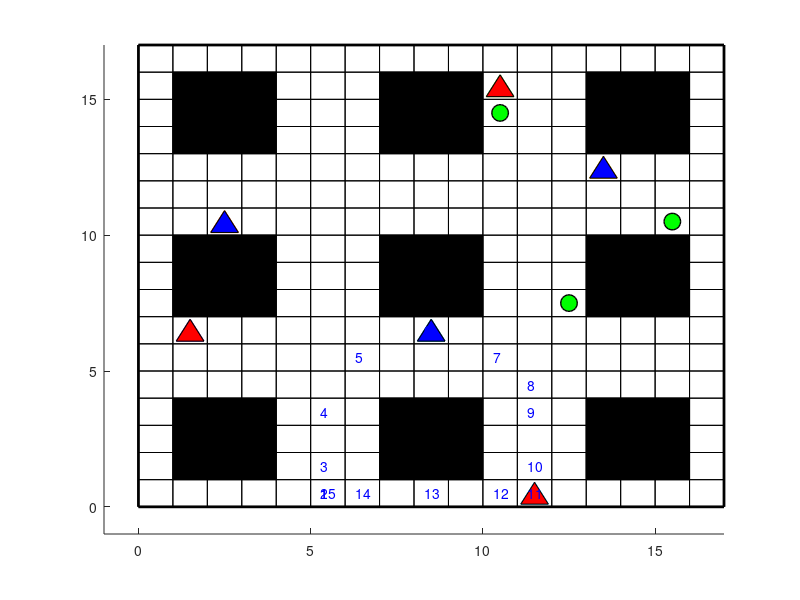

This chart was generated by the following MATLAB code:
clear all;
close all;
dim_x = 17; dim_y = 17;
axis([-1 dim_x -1 dim_y]);
rectangle('Position', [0, 0, 17, 17], 'linewidth',2);
for i=0:16
        rectangle('Position', [0, i, 17, 1]);
end

for i=0:16
        rectangle('Position', [i, 0, 1, 17]);
end

rectangle('Position',[1, 1, 1, 1], 'facecolor', 'black');
rectangle('Position',[2, 1, 1, 1], 'facecolor', 'black');
rectangle('Position',[3, 1, 1, 1], 'facecolor', 'black');
rectangle('Position',[7, 1, 1, 1], 'facecolor', 'black');
rectangle('Position',[8, 1, 1, 1], 'facecolor', 'black');
rectangle('Position',[9, 1, 1, 1], 'facecolor', 'black');
rectangle('Position',[13, 1, 1, 1], 'facecolor', 'black');
rectangle('Position',[14, 1, 1, 1], 'facecolor', 'black');
rectangle('Position',[15, 1, 1, 1], 'facecolor', 'black');
rectangle('Position',[1, 2, 1, 1], 'facecolor', 'black');
rectangle('Position',[2, 2, 1, 1], 'facecolor', 'black');
rectangle('Position',[3, 2, 1, 1], 'facecolor', 'black');
rectangle('Position',[7, 2, 1, 1], 'facecolor', 'black');
rectangle('Position',[8, 2, 1, 1], 'facecolor', 'black');
rectangle('Position',[9, 2, 1, 1], 'facecolor', 'black');
rectangle('Position',[13, 2, 1, 1], 'facecolor', 'black');
rectangle('Position',[14, 2, 1, 1], 'facecolor', 'black');
rectangle('Position',[15, 2, 1, 1], 'facecolor', 'black');
rectangle('Position',[1, 3, 1, 1], 'facecolor', 'black');
rectangle('Position',[2, 3, 1, 1], 'facecolor', 'black');
rectangle('Position',[3, 3, 1, 1], 'facecolor', 'black');
rectangle('Position',[7, 3, 1, 1], 'facecolor', 'black');
rectangle('Position',[8, 3, 1, 1], 'facecolor', 'black');
rectangle('Position',[9, 3, 1, 1], 'facecolor', 'black');
rectangle('Position',[13, 3, 1, 1], 'facecolor', 'black');
rectangle('Position',[14, 3, 1, 1], 'facecolor', 'black');
rectangle('Position',[15, 3, 1, 1], 'facecolor', 'black');
rectangle('Position',[1, 7, 1, 1], 'facecolor', 'black');
rectangle('Position',[2, 7, 1, 1], 'facecolor', 'black');
rectangle('Position',[3, 7, 1, 1], 'facecolor', 'black');
rectangle('Position',[7, 7, 1, 1], 'facecolor', 'black');
rectangle('Position',[8, 7, 1, 1], 'facecolor', 'black');
rectangle('Position',[9, 7, 1, 1], 'facecolor', 'black');
rectangle('Position',[13, 7, 1, 1], 'facecolor', 'black');
rectangle('Position',[14, 7, 1, 1], 'facecolor', 'black');
rectangle('Position',[15, 7, 1, 1], 'facecolor', 'black');
rectangle('Position',[1, 8, 1, 1], 'facecolor', 'black');
rectangle('Position',[2, 8, 1, 1], 'facecolor', 'black');
rectangle('Position',[3, 8, 1, 1], 'facecolor', 'black');
rectangle('Position',[7, 8, 1, 1], 'facecolor', 'black');
rectangle('Position',[8, 8, 1, 1], 'facecolor', 'black');
rectangle('Position',[9, 8, 1, 1], 'facecolor', 'black');
rectangle('Position',[13, 8, 1, 1], 'facecolor', 'black');
rectangle('Position',[14, 8, 1, 1], 'facecolor', 'black');
rectangle('Position',[15, 8, 1, 1], 'facecolor', 'black');
rectangle('Position',[1, 9, 1, 1], 'facecolor', 'black');
rectangle('Position',[2, 9, 1, 1], 'facecolor', 'black');
rectangle('Position',[3, 9, 1, 1], 'facecolor', 'black');
rectangle('Position',[7, 9, 1, 1], 'facecolor', 'black');
rectangle('Position',[8, 9, 1, 1], 'facecolor', 'black');
rectangle('Position',[9, 9, 1, 1], 'facecolor', 'black');
rectangle('Position',[13, 9, 1, 1], 'facecolor', 'black');
rectangle('Position',[14, 9, 1, 1], 'facecolor', 'black');
rectangle('Position',[15, 9, 1, 1], 'facecolor', 'black');
rectangle('Position',[1, 13, 1, 1], 'facecolor', 'black');
rectangle('Position',[2, 13, 1, 1], 'facecolor', 'black');
rectangle('Position',[3, 13, 1, 1], 'facecolor', 'black');
rectangle('Position',[7, 13, 1, 1], 'facecolor', 'black');
rectangle('Position',[8, 13, 1, 1], 'facecolor', 'black');
rectangle('Position',[9, 13, 1, 1], 'facecolor', 'black');
rectangle('Position',[13, 13, 1, 1], 'facecolor', 'black');
rectangle('Position',[14, 13, 1, 1], 'facecolor', 'black');
rectangle('Position',[15, 13, 1, 1], 'facecolor', 'black');
rectangle('Position',[1, 14, 1, 1], 'facecolor', 'black');
rectangle('Position',[2, 14, 1, 1], 'facecolor', 'black');
rectangle('Position',[3, 14, 1, 1], 'facecolor', 'black');
rectangle('Position',[7, 14, 1, 1], 'facecolor', 'black');
rectangle('Position',[8, 14, 1, 1], 'facecolor', 'black');
rectangle('Position',[9, 14, 1, 1], 'facecolor', 'black');
rectangle('Position',[13, 14, 1, 1], 'facecolor', 'black');
rectangle('Position',[14, 14, 1, 1], 'facecolor', 'black');
rectangle('Position',[15, 14, 1, 1], 'facecolor', 'black');
rectangle('Position',[1, 15, 1, 1], 'facecolor', 'black');
rectangle('Position',[2, 15, 1, 1], 'facecolor', 'black');
rectangle('Position',[3, 15, 1, 1], 'facecolor', 'black');
rectangle('Position',[7, 15, 1, 1], 'facecolor', 'black');
rectangle('Position',[8, 15, 1, 1], 'facecolor', 'black');
rectangle('Position',[9, 15, 1, 1], 'facecolor', 'black');
rectangle('Position',[13, 15, 1, 1], 'facecolor', 'black');
rectangle('Position',[14, 15, 1, 1], 'facecolor', 'black');
rectangle('Position',[15, 15, 1, 1], 'facecolor', 'black');


hold on;
tri=[8.1 8.5 8.9 8.1;6.1 6.9 6.1 6.1];
X=tri(1,:); Y=tri(2,:);
plot(X, Y,'linewidth',1,...
'MarkerEdgeColor', 'k');
fill(X,Y,'b');
tri=[2.1 2.5 2.9 2.1;10.1 10.9 10.1 10.1];
X=tri(1,:); Y=tri(2,:);
plot(X, Y,'linewidth',1,...
'MarkerEdgeColor', 'k');
fill(X,Y,'b');
tri=[13.1 13.5 13.9 13.1;12.1 12.9 12.1 12.1];
X=tri(1,:); Y=tri(2,:);
plot(X, Y,'linewidth',1,...
'MarkerEdgeColor', 'k');
fill(X,Y,'b');
tri=[1.1 1.5 1.9 1.1;6.1 6.9 6.1 6.1];
X=tri(1,:); Y=tri(2,:);
plot(X, Y,'linewidth',1,...
'MarkerEdgeColor', 'k');
fill(X,Y,'r');
tri=[10.1 10.5 10.9 10.1;15.1 15.9 15.1 15.1];
X=tri(1,:); Y=tri(2,:);
plot(X, Y,'linewidth',1,...
'MarkerEdgeColor', 'k');
fill(X,Y,'r');
tri=[11.1 11.5 11.9 11.1;0.1 0.9 0.1 0.1];
X=tri(1,:); Y=tri(2,:);
plot(X, Y,'linewidth',1,...
'MarkerEdgeColor', 'k');
fill(X,Y,'r');
plot(10.5,14.5, 'o', 'LineWidth', 1,...
'MarkerEdgeColor', 'k',...
'MarkerFaceColor', 'g',...
'MarkerSize', 12)
plot(12.5,7.5, 'o', 'LineWidth', 1,...
'MarkerEdgeColor', 'k',...
'MarkerFaceColor', 'g',...
'MarkerSize', 12)
plot(15.5,10.5, 'o', 'LineWidth', 1,...
'MarkerEdgeColor', 'k',...
'MarkerFaceColor', 'g',...
'MarkerSize', 12)
text(5.3,0.5,'\color{blue}1');
text(5.3,0.5,'\color{blue}2');
text(5.3,1.5,'\color{blue}3');
text(5.3,3.5,'\color{blue}4');
text(6.3,5.5,'\color{blue}5');
text(8.3,6.5,'\color{blue}6');
text(10.3,5.5,'\color{blue}7');
text(11.3,4.5,'\color{blue}8');
text(11.3,3.5,'\color{blue}9');
text(11.3,1.5,'\color{blue}10');
text(11.3,0.5,'\color{blue}11');
text(10.3,0.5,'\color{blue}12');
text(8.3,0.5,'\color{blue}13');
text(6.3,0.5,'\color{blue}14');
text(5.3,0.5,'\color{blue}15');
